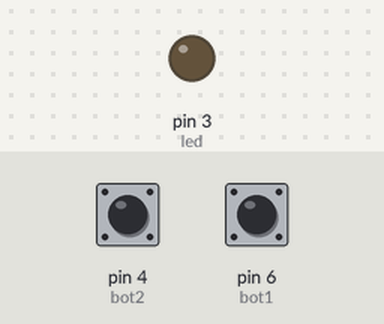
A sketch run on a simulated Arduino Uno, built with avr-gcc and run on an emulated ATmega328P. On the bench: output pins drawn as LEDs (lit = HIGH). Inputs (shaded band) come from the test bench; at power-on: pin 4 (bot2) LOW, pin 6 (bot1) LOW.

Above: at 1.2 s.
1.3 s: pin 4 (bot2) pulled HIGH for 0.15 s
At 1.8 s:
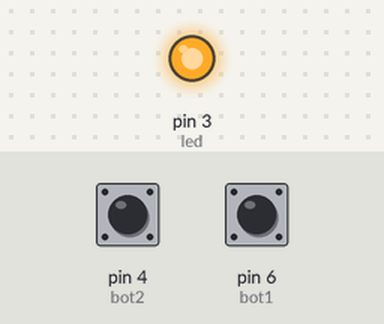
Timing chart, 0 to 4.3 s (numbered marks = the images above; inputs shaded):
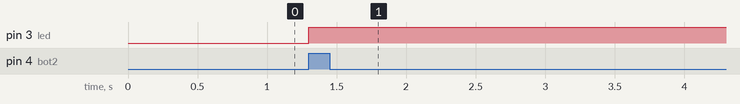

The sketch:

Ex10.ino
```cpp
int led = 3;
int bot1 = 6;
int bot2 = 4;

void setup(){
  pinMode(led, OUTPUT);
  pinMode(bot1, INPUT);
  pinMode(bot2, INPUT);
  digitalWrite(led, LOW);
}


void loop(){
  if(digitalRead(bot1) == 1 || digitalRead(bot2) == 1) {
    digitalWrite(led, HIGH);
  }

  while(digitalRead(bot1) == 1 && digitalRead(bot2) == 1) {
    digitalWrite(led, LOW);
  }
}
```

Measured:
- after the input at 1.3 s, pin 3 (led): LOW → HIGH at once
